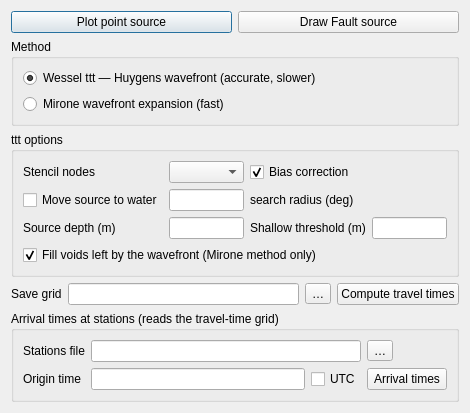
<?xml version="1.0" encoding="UTF-8"?>
<ui version="4.0">
 <class>TttDialog</class>
 <widget class="QDialog" name="TttDialog">
  <property name="geometry">
   <rect>
    <x>0</x>
    <y>0</y>
    <width>470</width>
    <height>100</height>
   </rect>
  </property>
  <property name="windowTitle">
   <string>Tsunami travel times</string>
  </property>
  <layout class="QVBoxLayout" name="verticalLayout_main">
   <item>
    <layout class="QHBoxLayout" name="horizontalLayout_source">
     <item>
      <widget class="QPushButton" name="push_pointsrc">
       <property name="text">
        <string>Plot point source</string>
       </property>
       <property name="toolTip">
        <string>Click a point on the map: that is the source.</string>
       </property>
      </widget>
     </item>
     <item>
      <widget class="QPushButton" name="push_faultsrc">
       <property name="text">
        <string>Draw Fault source</string>
       </property>
       <property name="toolTip">
        <string>Draw a line on the map (double-click ends it). Each vertex is a point source.</string>
       </property>
      </widget>
     </item>
    </layout>
   </item>
   <item>
    <widget class="QGroupBox" name="group_method">
     <property name="title">
      <string>Method</string>
     </property>
     <layout class="QVBoxLayout" name="verticalLayout_method">
      <item>
       <widget class="QRadioButton" name="rb_ttt">
        <property name="text">
         <string>Wessel ttt — Huygens wavefront (accurate, slower)</string>
        </property>
        <property name="checked">
         <bool>true</bool>
        </property>
       </widget>
      </item>
      <item>
       <widget class="QRadioButton" name="rb_mirone">
        <property name="text">
         <string>Mirone wavefront expansion (fast)</string>
        </property>
       </widget>
      </item>
     </layout>
    </widget>
   </item>
   <item>
    <widget class="QGroupBox" name="group_ttt">
     <property name="title">
      <string>ttt options</string>
     </property>
     <layout class="QGridLayout" name="gridLayout_ttt">
      <item row="0" column="0">
       <widget class="QLabel" name="lbl_nodes">
        <property name="text">
         <string>Stencil nodes</string>
        </property>
       </widget>
      </item>
      <item row="0" column="1">
       <widget class="QComboBox" name="cb_nodes"/>
      </item>
      <item row="0" column="2">
       <widget class="QCheckBox" name="chk_bias">
        <property name="text">
         <string>Bias correction</string>
        </property>
        <property name="checked">
         <bool>true</bool>
        </property>
       </widget>
      </item>
      <item row="1" column="0">
       <widget class="QCheckBox" name="chk_search">
        <property name="text">
         <string>Move source to water</string>
        </property>
        <property name="toolTip">
         <string>Relocate a source that falls on land to the nearest water node.</string>
        </property>
       </widget>
      </item>
      <item row="1" column="1">
       <widget class="QLineEdit" name="edit_radius">
        <property name="toolTip">
         <string>Search radius, degrees.</string>
        </property>
       </widget>
      </item>
      <item row="1" column="2">
       <widget class="QLabel" name="lbl_radius">
        <property name="text">
         <string>search radius (deg)</string>
        </property>
       </widget>
      </item>
      <item row="2" column="0">
       <widget class="QLabel" name="lbl_srcdepth">
        <property name="text">
         <string>Source depth (m)</string>
        </property>
        <property name="toolTip">
         <string>The source must be at least this deep. Negative down, 0 = no constraint.</string>
        </property>
       </widget>
      </item>
      <item row="2" column="1">
       <widget class="QLineEdit" name="edit_srcdepth"/>
      </item>
      <item row="2" column="2">
       <widget class="QLabel" name="lbl_mindepth">
        <property name="text">
         <string>Shallow threshold (m)</string>
        </property>
       </widget>
      </item>
      <item row="2" column="3">
       <widget class="QLineEdit" name="edit_mindepth"/>
      </item>
      <item row="3" column="0" colspan="4">
       <widget class="QCheckBox" name="chk_fillvoids">
        <property name="text">
         <string>Fill voids left by the wavefront (Mirone method only)</string>
        </property>
        <property name="checked">
         <bool>true</bool>
        </property>
       </widget>
      </item>
     </layout>
    </widget>
   </item>
   <item>
    <layout class="QHBoxLayout" name="horizontalLayout_out">
     <item>
      <widget class="QLabel" name="lbl_outfile">
       <property name="text">
        <string>Save grid</string>
       </property>
      </widget>
     </item>
     <item>
      <widget class="QLineEdit" name="edit_outfile">
       <property name="toolTip">
        <string>&lt;html&gt;Optional. The result is always added to Scene Objects; this&lt;br&gt;also writes it to disk.&lt;/html&gt;</string>
       </property>
      </widget>
     </item>
     <item>
      <widget class="QToolButton" name="btn_outfile">
       <property name="text">
        <string>…</string>
       </property>
      </widget>
     </item>
     <item>
      <widget class="QPushButton" name="push_compute">
       <property name="text">
        <string>Compute travel times</string>
       </property>
      </widget>
     </item>
    </layout>
   </item>
   <item>
    <widget class="QGroupBox" name="group_stations">
     <property name="title">
      <string>Arrival times at stations (reads the travel-time grid)</string>
     </property>
     <layout class="QGridLayout" name="gridLayout_stations">
      <item row="0" column="0">
       <widget class="QLabel" name="lbl_stations">
        <property name="text">
         <string>Stations file</string>
        </property>
        <property name="toolTip">
         <string>lon lat [name], one station per line.</string>
        </property>
       </widget>
      </item>
      <item row="0" column="1" colspan="2">
       <widget class="QLineEdit" name="edit_stations"/>
      </item>
      <item row="0" column="3">
       <widget class="QToolButton" name="btn_stations">
        <property name="text">
         <string>…</string>
        </property>
       </widget>
      </item>
      <item row="1" column="0">
       <widget class="QLabel" name="lbl_origin">
        <property name="text">
         <string>Origin time</string>
        </property>
        <property name="toolTip">
         <string>ISO date-time, e.g. 2011-03-11T05:46:24. Empty = elapsed times.</string>
        </property>
       </widget>
      </item>
      <item row="1" column="1">
       <widget class="QLineEdit" name="edit_origin"/>
      </item>
      <item row="1" column="2">
       <widget class="QCheckBox" name="chk_utc">
        <property name="text">
         <string>UTC</string>
        </property>
       </widget>
      </item>
      <item row="1" column="3">
       <widget class="QPushButton" name="push_eta">
        <property name="text">
         <string>Arrival times</string>
        </property>
       </widget>
      </item>
     </layout>
    </widget>
   </item>
  </layout>
 </widget>
 <resources/>
 <connections/>
</ui>
